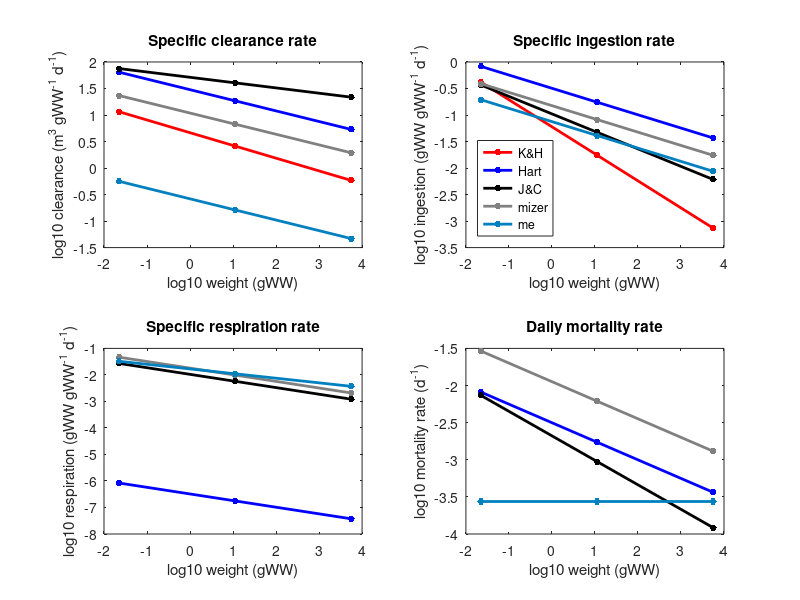
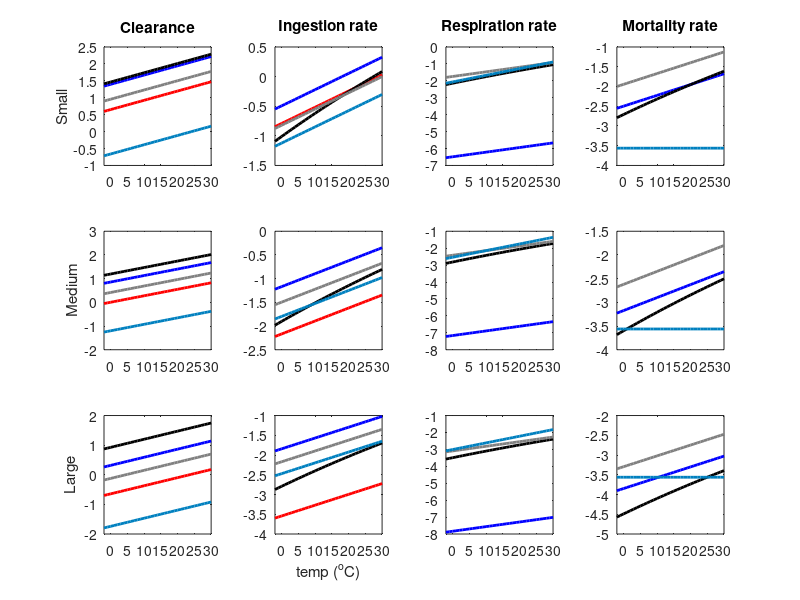

Here is the MATLAB script that generated these plots, in order:
% Compare diff Cmax, metab, A, ingest eqs

clear 
close all

prey=0:0.005:0.3;
temp=15;

%!Individual Mass (g)
M_s = 10^((log10(0.001)+log10(0.5))/2);
M_m = 10^((log10(0.5)+log10(250))/2);
M_l = 10^((log10(250)+log10(125000))/2);

%! Body lengths (mm)
% Convert from mm to cm and use their const coeff = 0.01g/cm3
L_s = 10.0 * (M_s/0.01)^(1/3); % small
L_m = 10.0 * (M_m/0.01)^(1/3); % medium
L_l = 10.0 * (M_l/0.01)^(1/3); % large

m=[M_s; M_m; M_l];

%Hartvig et al. constants
q=1-0.8;
h=85;
w=0.0025298;
gamma=0.8e4;
n=1-0.75;
p=1-0.75;
k=10;
u=0.84;

%mizer constants
h2=40;
gamma2=2.9e3;
k2=4.8;
u2=3;

%J&C 15 constants
Q=1-0.9;
H=25;
W=0.0025298;
G=1.37e4;
N=1-0.67;
K=2.5;
U=0.5;
temp2 = temp+273;
Tref = 283;
E=0.6;
k=8.62e-5;


%% Mortality
%Hartvig
Hu = exp(0.063*(temp-10.0)) .* (u.*m.^(-n))/365;

%mizer
Zu = exp(0.063*(temp-10.0)) .* (u2.*m.^(-n))/365;

%J&C
Ju = exp((-1*E/k)*((1./temp2)-(1./Tref))) .* (U.*m.^(-N))/365;

%me
Cu = 0.1/365 * ones(size(m));

%% Annual Mortality
%Hartvig
HuA = exp(0.063*(temp-10.0)) .* (u.*m.^(-n));

%mizer
ZuA = exp(0.063*(temp-10.0)) .* (u2.*m.^(-n));

%J&C
JuA = exp((-1*E/k)*((1./temp2)-(1./Tref))) .* (U.*m.^(-N));

%me
CuA = 0.1 * ones(size(m));


%% Max ingestion
%Kiorboe & Hirst
Imax = exp(0.063*(temp-15.0)) .* 2.5 .* m.^(-0.51) .* 24e-3;

%Hartvig
Hcmax = exp(0.063*(temp-10.0)) .* (h.*m.^-n)/365;

%mizer
Zcmax = exp(0.063*(temp-10.0)) .* (h2.*m.^-n)/365;

%J&C
Jcmax = exp((-1*E/k)*((1./temp2)-(1./Tref))) .* (H.*m.^-N)/365;

%Me
Ccmax = (exp(0.063*(temp-10.0)) .* 20 .* m.^(-0.25)) ./365.0;

%% Respiration
%Hartvig
Hmet = exp(0.063*(temp-10.0)) .* k.*m.^-p ./365.0;

%mizer
Zmet = exp(0.063*(temp-10.0)) .* k2.*m.^-p ./365.0;

%J&C
Jmet = exp((-1*E/k)*((1./temp2)-(1./Tref))) .* K.*m.^-p ./365.0;

%Me
Cmet = 0.2 * (exp(0.08555*(temp-10.0)) .* 20 .* m.^(-0.175)) ./365.0;

%% Max clearance rate/search volume
%Kiorboe & Hirst
Fmax = exp(0.063*(temp-15.0)) .* 10^(3.24) .* m.^(-0.24) .* (24e-3/9);

%Hartvig
HA = exp(0.063*(temp-10.0)) .* (gamma*m.^-q)/365;

%mizer
ZA = exp(0.063*(temp-10.0)) .* (gamma2*m.^-q)/365;

%J&C
JA = exp(0.063*(temp-10.0)) .* (G*m.^-Q)/365;

%me
CA = (exp(0.063*(temp-10.0)) .* 70 .* m.^(-0.2)) ./365.0;

%%
figure(1)
subplot(2,2,1)
plot(log10(m),log10(Fmax),'.-r','MarkerSize',15,'LineWidth',2); hold on;
plot(log10(m),log10(HA),'.-b','MarkerSize',15,'LineWidth',2); hold on;
plot(log10(m),log10(JA),'.-k','MarkerSize',15,'LineWidth',2); hold on;
plot(log10(m),log10(ZA),'.-','color',[0.5 0.5 0.5],'MarkerSize',15,'LineWidth',2); hold on;
plot(log10(m),log10(CA),'.-','color',[0 0.5 0.75],'MarkerSize',15,'LineWidth',2); hold on;
ylabel('log10 clearance (m^3 gWW^-^1 d^-^1)')
xlabel('log10 weight (gWW)')
% legend('K&H','Hart','J&C','mizer','me')
% legend('location','southwest')
title('Specific clearance rate')

subplot(2,2,2)
plot(log10(m),log10(Imax),'.-r','MarkerSize',15,'LineWidth',2); hold on;
plot(log10(m),log10(Hcmax),'.-b','MarkerSize',15,'LineWidth',2); hold on;
plot(log10(m),log10(Jcmax),'.-k','MarkerSize',15,'LineWidth',2); hold on;
plot(log10(m),log10(Zcmax),'.-','color',[0.5 0.5 0.5],'MarkerSize',15,'LineWidth',2); hold on;
plot(log10(m),log10(Ccmax),'.-','color',[0 0.5 0.75],'MarkerSize',15,'LineWidth',2); hold on;
ylabel('log10 ingestion (gWW gWW^-^1 d^-^1)')
xlabel('log10 weight (gWW)')
legend('K&H','Hart','J&C','mizer','me')
legend('location','southwest')
title('Specific ingestion rate')

subplot(2,2,3)
plot(log10(m),log10(Hmet),'.-b','MarkerSize',15,'LineWidth',2); hold on;
plot(log10(m),log10(Jmet),'.-k','MarkerSize',15,'LineWidth',2); hold on;
plot(log10(m),log10(Zmet),'.-','color',[0.5 0.5 0.5],'MarkerSize',15,'LineWidth',2); hold on;
plot(log10(m),log10(Cmet),'.-','color',[0 0.5 0.75],'MarkerSize',15,'LineWidth',2); hold on;
ylabel('log10 respiration (gWW gWW^-^1 d^-^1)')
xlabel('log10 weight (gWW)')
% legend('Hart','J&C','mizer','me')
% legend('location','southwest')
title('Specific respiration rate')

subplot(2,2,4)
plot(log10(m),log10(Hu),'.-b','MarkerSize',15,'LineWidth',2); hold on;
plot(log10(m),log10(Ju),'.-k','MarkerSize',15,'LineWidth',2); hold on;
plot(log10(m),log10(Zu),'.-','color',[0.5 0.5 0.5],'MarkerSize',15,'LineWidth',2); hold on;
plot(log10(m),log10(Cu),'.-','color',[0 0.5 0.75],'MarkerSize',15,'LineWidth',2); hold on;
ylabel('log10 mortality rate (d^-^1)')
xlabel('log10 weight (gWW)')
% legend('Hart','J&C','mizer','me')
% legend('location','northeast')
title('Daily mortality rate')
print('-dpng','Rates_comp_mass.png')

%% TEMP-DEP
mass=[M_s; M_m; M_l];
temp = -2:30;
temp2 = temp+273;

for s=1:3
    m = mass(s);
    
    %% Mortality
    %Hartvig
    Hu = exp(0.063*(temp-10.0)) .* (u.*m.^(-n))/365;
    
    %mizer
    Zu = exp(0.063*(temp-10.0)) .* (u2.*m.^(-n))/365;
    
    %J&C
    Ju = exp((-1*E/k)*((1./temp2)-(1./Tref))) .* (U.*m.^(-N))/365;
    
    %me
    Cu = 0.1/365 * ones(size(temp));
    
    %% Annual Mortality
    %Hartvig
    HuA = exp(0.063*(temp-10.0)) .* (u.*m.^(-n));
    
    %mizer
    ZuA = exp(0.063*(temp-10.0)) .* (u2.*m.^(-n));
    
    %J&C
    JuA = exp((-1*E/k)*((1./temp2)-(1./Tref))) .* (U.*m.^(-N));
    
    %me
    CuA = 0.1 * ones(size(temp));
    
    
    %% Max ingestion
    %Kiorboe & Hirst
    Imax = exp(0.063*(temp-15.0)) .* 2.5 .* m.^(-0.51) .* 24e-3;
    
    %Hartvig
    Hcmax = exp(0.063*(temp-10.0)) .* (h.*m.^-n)/365;
    
    %mizer
    Zcmax = exp(0.063*(temp-10.0)) .* (h2.*m.^-n)/365;
    
    %J&C
    Jcmax = exp((-1*E/k)*((1./temp2)-(1./Tref))) .* (H.*m.^-N)/365;
    
    %Me
    Ccmax = (exp(0.063*(temp-10.0)) .* 20 .* m.^(-0.25)) ./365.0;
    
    %% Respiration
    %Hartvig
    Hmet = exp(0.063*(temp-10.0)) .* k.*m.^-p ./365.0;
    
    %mizer
    Zmet = exp(0.063*(temp-10.0)) .* k2.*m.^-p ./365.0;
    
    %J&C
    Jmet = exp((-1*E/k)*((1./temp2)-(1./Tref))) .* K.*m.^-p ./365.0;
    
    %Me
    Cmet = 0.2 * (exp(0.0905*(temp-10.0)) .* 20 .* m.^(-0.175)) ./365.0;
    
    %% Max clearance rate/search volume
    %Kiorboe & Hirst
    Fmax = exp(0.063*(temp-15.0)) .* 10^(3.24) .* m.^(-0.24) .* (24e-3/9);
    
    %Hartvig
    HA = exp(0.063*(temp-10.0)) .* (gamma*m.^-q)/365;
    
    %mizer
    ZA = exp(0.063*(temp-10.0)) .* (gamma2*m.^-q)/365;
    
    %J&C
    JA = exp(0.063*(temp-10.0)) .* (G*m.^-Q)/365;
    
    %me
    CA = (exp(0.063*(temp-10.0)) .* 70 .* m.^(-0.2)) ./365.0;
    
    %%
    f5=figure(5);
    subplot(3,4,4*s-3)
    plot(temp,log10(Fmax),'-r','MarkerSize',15,'LineWidth',2); hold on;
    plot(temp,log10(HA),'-b','MarkerSize',15,'LineWidth',2); hold on;
    plot(temp,log10(JA),'-k','MarkerSize',15,'LineWidth',2); hold on;
    plot(temp,log10(ZA),'-','color',[0.5 0.5 0.5],'MarkerSize',15,'LineWidth',2); hold on;
    plot(temp,log10(CA),'-','color',[0 0.5 0.75],'MarkerSize',15,'LineWidth',2); hold on;
    xlim([-2 30])
    if (s==1)
%         legend('K&H','Hart','J&C','mizer','me')
%         legend('location','northwest')
        title('Clearance')
    end
    
    subplot(3,4,4*s-2)
    plot(temp,log10(Imax),'-r','MarkerSize',15,'LineWidth',2); hold on;
    plot(temp,log10(Hcmax),'-b','MarkerSize',15,'LineWidth',2); hold on;
    plot(temp,log10(Jcmax),'-k','MarkerSize',15,'LineWidth',2); hold on;
    plot(temp,log10(Zcmax),'-','color',[0.5 0.5 0.5],'MarkerSize',15,'LineWidth',2); hold on;
    plot(temp,log10(Ccmax),'-','color',[0 0.5 0.75],'MarkerSize',15,'LineWidth',2); hold on;
    xlim([-2 30])
    if (s==1)
%         legend('K&H','Hart','J&C','mizer','me')
%         legend('location','northwest')
        title('Ingestion rate')
    end
    
    subplot(3,4,4*s-1)
    plot(temp,log10(Hmet),'-b','MarkerSize',15,'LineWidth',2); hold on;
    plot(temp,log10(Jmet),'-k','MarkerSize',15,'LineWidth',2); hold on;
    plot(temp,log10(Zmet),'-','color',[0.5 0.5 0.5],'MarkerSize',15,'LineWidth',2); hold on;
    plot(temp,log10(Cmet),'-','color',[0 0.5 0.75],'MarkerSize',15,'LineWidth',2); hold on;
    xlim([-2 30])
    if (s==1)
%         legend('Hart','J&C','mizer','me')
%         legend('location','southeast')
        title('Respiration rate')
    end
    
    subplot(3,4,4*s)
    plot(temp,log10(Hu),'-b','MarkerSize',15,'LineWidth',2); hold on;
    plot(temp,log10(Ju),'-k','MarkerSize',15,'LineWidth',2); hold on;
    plot(temp,log10(Zu),'-','color',[0.5 0.5 0.5],'MarkerSize',15,'LineWidth',2); hold on;
    plot(temp,log10(Cu),'-','color',[0 0.5 0.75],'MarkerSize',15,'LineWidth',2); hold on;
    xlim([-2 30])
    if (s==1)
%         legend('Hart','J&C','mizer','me')
%         legend('location','east')
        title('Mortality rate')
    end
    
    
end
subplot(3,4,1); ylabel('Small')
subplot(3,4,5); ylabel('Medium')
subplot(3,4,9); ylabel('Large')
subplot(3,4,10); xlabel('temp (^oC)')
print('-dpng','Rates_comp_temp.png')   

%%

